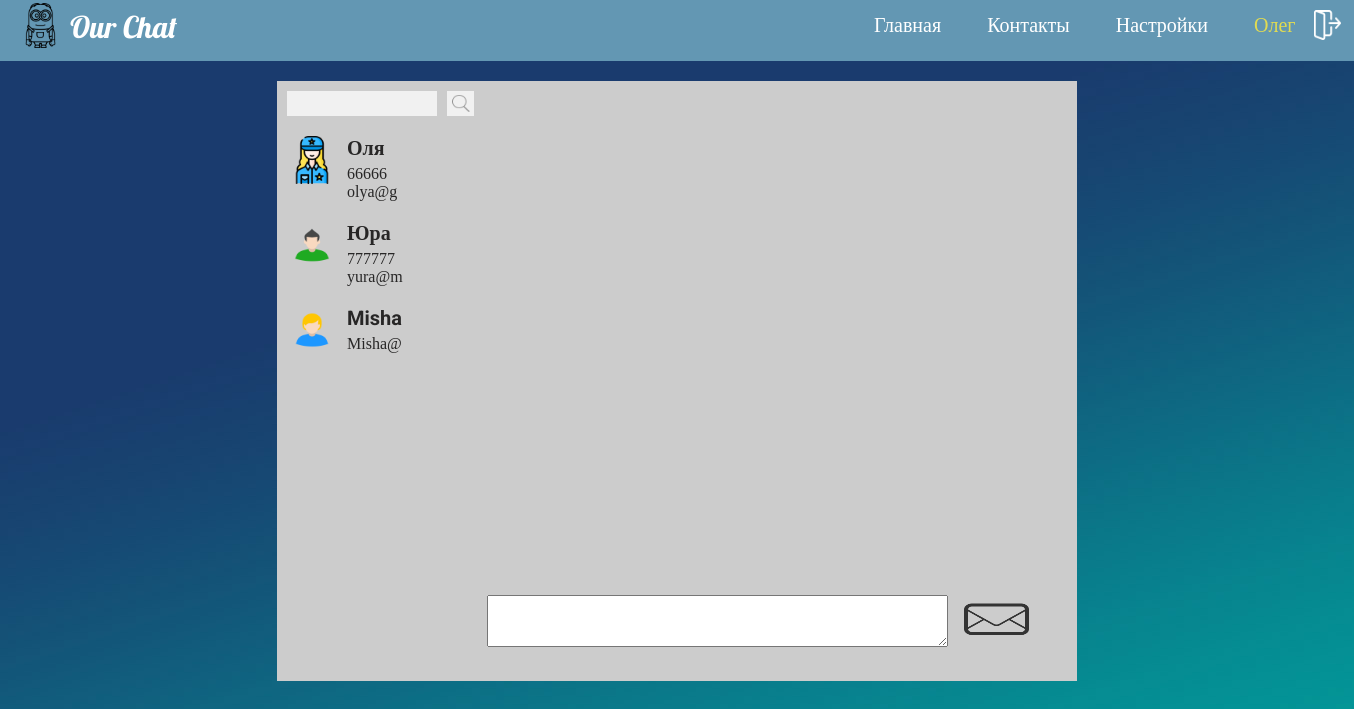
Page /index.php?user=101 (signed in) on the committed database.
### tables this page shows
CREATE TABLE `users` (
  `id` int(11) NOT NULL,
  `name` varchar(100) NOT NULL,
  `photo` varchar(100) NOT NULL,
  `phone` varchar(20) NOT NULL,
  `email` varchar(100) NOT NULL,
  `password` varchar(250) NOT NULL
);

### configs/settings.php (called while the page is built, shortened)
<?php
if(isset($_COOKIE['user_id']))
$user_id = $_COOKIE["user_id"];
?>

### modules/list-users.php (the view)
<?php
if (isset($_GET["search-user"])) {
  $sql = "SELECT * FROM `users` WHERE `name` LIKE '%"  . $_GET["search-user"] .  "%' ";
  $result = mysqli_query($connect, $sql);
  $numberUsers = mysqli_num_rows($result);
?>
  <form action="index.php" method="GET" id="search">
    <input type="text" name="search-user" value="<?php echo $_GET["search-user"] ?>">
    <button>
      <img src="/img/icon-search.png" alt="icon search">
    </button>
  </form>
  <div id="list-users">
    <ul>
      <?php
      $i = 0;
      while ($i < $numberUsers) {
        $user = mysqli_fetch_assoc($result);
        if ($user_id != $user["id"]) {
      ?>
          <li>
            <a href="/index.php?user=<?php echo $user["id"]; ?>">
              <div class="avatar">
                <img src='<?php echo $user["photo"]; ?>'>
              </div>
              <h2><?php echo $user["name"]; ?></h2>
              <span><?php echo $user["phone"]; ?></span>
              <span><?php echo $user["email"]; ?></span>
            </a>
          </li>
      <?php
        }
        $i = $i + 1;
      }
    } else {
      $sql = "SELECT * FROM `users` ";
      $result = mysqli_query($connect, $sql);
      $numberUsers = mysqli_num_rows($result);
      ?>
      <form action="index.php" method="GET" id="search">
        <input type="text" name="search-user">
        <button>
          <img src="/img/icon-search.png" alt="icon search">
        </button>
      </form>
      <div id="list-users">
        <ul>
          <?php
          $i = 0;
          while ($i < $numberUsers) {
            $user = mysqli_fetch_assoc($result);
            if ($user_id != $user["id"]) {
          ?>
              <li>
                <a href="/index.php?user=<?php echo $user["id"]; ?>">
                  <div class="avatar">
                    <img src='<?php echo $user["photo"]; ?>'>
                  </div>
                  <h2><?php echo $user["name"]; ?></h2>
                  <span><?php echo $user["phone"]; ?></span>
                  <span><?php echo $user["email"]; ?></span>
                </a>
              </li>
        <?php
            }
            $i = $i + 1;
          }
        }
        ?>
        </ul>
      </div>

### components/header.php
<div id="header">
            <a href="index.php">
            <div id="logo">
                <img src="/img/minions.png" alt="logo"> <span>Our Chat</span>
            </div></a>
            <div id="menu">
                <a href="/">Главная</a>
                <a href="#" id="open-contacts">Контакты</a>
                <a href="#">Настройки</a>
            <?php
                if(isset($_COOKIE['user_id'])) {
                  $sql = "SELECT * FROM users WHERE id=" . $_COOKIE['user_id'];
                  $result = mysqli_query($connect, $sql);
                  $user = mysqli_fetch_assoc($result);
            ?>
                <a href="exit.php" id="open-login-exit"><?php echo $user["name"]?></a>
            <?php
                }else {
            ?>
                <a href="login.php" id="open-login">Войти</a>
            <?php
                }
            ?>
            </div>
</div>

### style/style.css (style rules this page uses)
body { margin: 0; background-image: url(/img/fon.jpg); }
#header { width: 100%; height: 61px; background: #6397b3; }
#logo { position: relative; float: left; width: 200px; height: 100%; }
#logo img { position: absolute; top: 3px; left: 18px; width: 45px; height: 45px; }
#logo span { position: absolute; top: 8px; left: 70px; color: #fff; font-family: 'Lobster', cursive; font-size: 30px; }
#menu { float: right; height: 100%; }
#menu a { display: block; float: left; padding: 12px 10px 0 14px; height: calc(100% - 12px); margin-right: 22px; font-size: 20px; font-family: 'Lobster', cursive; text-decoration: none; color: #fff; }
a#open-login-exit { color: #f9f6f6fa; font-weight: 500; color: #ffeb3bcf; height: 79%; width: 68px; }
a#open-login-exit::after { content: ""; background-image: url(/img/logout.png); background-size: 27px 30px; width: 30px; height: 30px; background-repeat: no-repeat; position: absolute; top: 10px; left: 1314px; }
#search { width: 100%; height: 25px; padding: 10px; }
#search button { width: 27px; height: 25px; padding: 0; border: none; background: #f1f1f1; outline: none; cursor: pointer; }
#search button img { width: 100%; height: 100%; }
#search input { float: left; width: calc(100% - 40px - 30px); height: 100%; padding: 0 10px; margin-right: 10px; outline: none; background: #f1f1f1; border: none; }
#list-users { height: calc(100% - 45px); }
#list-users ul { padding: 0; margin: 0; height: 100%; width: 100%; list-style: none; overflow-y: auto; }
#list-users ul li a span { display: block; }
#list-users ul li { position: relative; width: calc(100% - 20px); padding: 10px; }
#list-users ul h2, #list-users ul p { font-size: 14px; font-family: 'Roboto'; margin: 0px; }
#list-users ul h2 { margin-bottom: 5px; font-size: 20px; }
#list-users ul .avatar { float: left; margin-right: 10px; width: 50px; height: 48px; }
#list-users ul .avatar img { width: 100%; height: 100%; }
#list-users ul li a { text-decoration: none; color: #272626; }

### rows in the picture
users: name "Олег"
users: photo (placeholder picture), name "Оля", phone "66666", email "olya@g"
users: photo (picture), name "Юра", phone "777777", email "yura@m"
users: photo (picture), name "Misha", email "Misha@"
